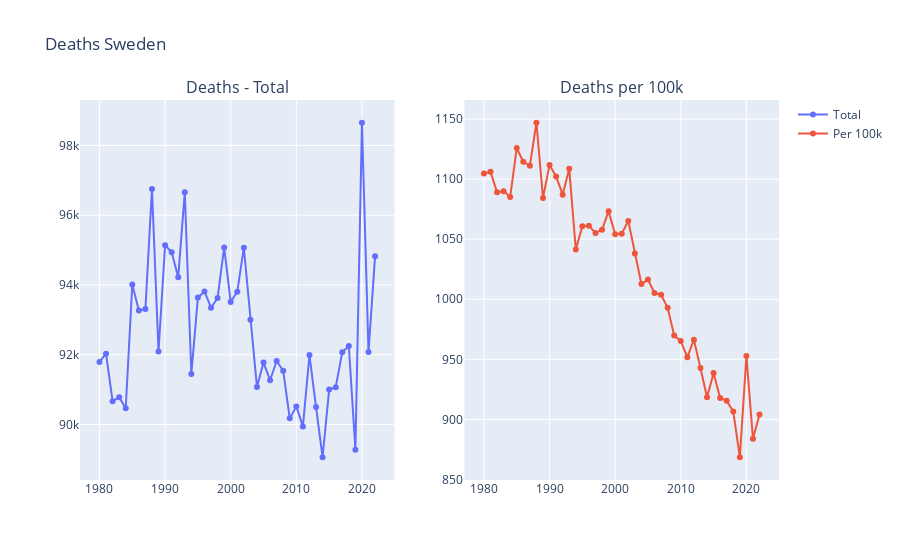

The notebook cell saved with this chart:
### Code cell
# Create subplots: use 'domain' type for pie charts
fig = make_subplots(rows=1, cols=2, subplot_titles=('Deaths - Total', 'Deaths per 100k'))

# Add traces
fig.add_trace(go.Scatter(x=df_sweden['Year'], y=df_sweden['Number'], mode='lines+markers', name='Total'), row=1, col=1)
fig.add_trace(go.Scatter(x=df_sweden['Year'], y=df_sweden['Death rate per 100 000 population'], mode='lines+markers', name='Per 100k'), row=1, col=2)

# Update layout
fig.update_layout(title_text='Deaths Sweden')

# Show the plot
fig.show()

### Figure 1 — Plotly figure (JSON) as saved in the notebook; plotly's stock layout.template omitted (floating-point values rounded to 4 significant figures)
{"data": [{"mode": "lines+markers", "name": "Total", "type": "scatter", "x": [1980, 1981, 1982, 1983, 1984, 1985, 1986, 1987, 1988, 1989, 1990, 1991, 1992, 1993, 1994, 1995, 1996, 1997, 1998, 1999, 2000, 2001, 2002, 2003, 2004, 2005, 2006, 2007, 2008, 2009, 2010, 2011, 2012, 2013, 2014, 2015, 2016, 2017, 2018, 2019, 2020, 2021, 2022], "xaxis": "x", "y": [91795, 92030, 90666, 90783, 90467, 94013, 93268, 93315, 96756, 92094, 95142, 94936, 94226, 96659, 91450, 93641, 93815, 93349, 93628, 95076, 93516, 93808, 95071, 93003, 91079, 91775, 91271, 91820, 91542, 90177, 90519, 89941, 91990, 90505, 89062, 91002, 91071, 92075, 92250, 89276, 98652, 92079, 94823], "yaxis": "y"}, {"mode": "lines+markers", "name": "Per 100k", "type": "scatter", "x": [1980, 1981, 1982, 1983, 1984, 1985, 1986, 1987, 1988, 1989, 1990, 1991, 1992, 1993, 1994, 1995, 1996, 1997, 1998, 1999, 2000, 2001, 2002, 2003, 2004, 2005, 2006, 2007, 2008, 2009, 2010, 2011, 2012, 2013, 2014, 2015, 2016, 2017, 2018, 2019, 2020, 2021, 2022], "xaxis": "x2", "y": [1105.0, 1106.0, 1089.0, 1090.0, 1085.0, 1126.0, 1114.0, 1111.0, 1147.0, 1084.0, 1112.0, 1102.0, 1087.0, 1109.0, 1041.0, 1061.0, 1061.0, 1055.0, 1058.0, 1073.0, 1054.0, 1054.0, 1065.0, 1038.0, 1013.0, 1016.0, 1005.0, 1004.0, 992.9, 969.8, 965.2, 951.8, 966.3, 942.7, 918.5, 938.5, 917.8, 915.5, 906.6, 868.5, 952.8, 884.0, 904.2], "yaxis": "y2"}], "layout": {"annotations": [{"font": {"size": 16}, "showarrow": false, "text": "Deaths - Total", "x": 0.225, "xanchor": "center", "xref": "paper", "y": 1, "yanchor": "bottom", "yref": "paper"}, {"font": {"size": 16}, "showarrow": false, "text": "Deaths per 100k", "x": 0.775, "xanchor": "center", "xref": "paper", "y": 1, "yanchor": "bottom", "yref": "paper"}], "autosize": true, "title": {"text": "Deaths Sweden"}, "xaxis": {"anchor": "y", "autorange": true, "domain": [0, 0.45], "range": [1977.0, 2025.0], "type": "linear"}, "xaxis2": {"anchor": "y2", "autorange": true, "domain": [0.55, 1], "range": [1977.0, 2025.0], "type": "linear"}, "yaxis": {"anchor": "x", "autorange": true, "domain": [0, 1], "range": [88270.0, 99440.0], "type": "linear"}, "yaxis2": {"anchor": "x2", "autorange": true, "domain": [0, 1], "range": [845.6, 1170.0], "type": "linear"}}}
